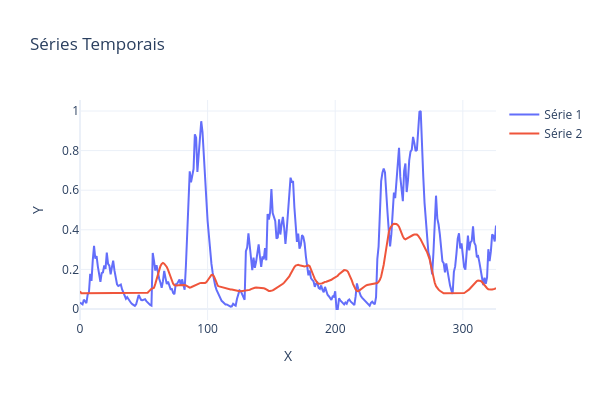

Here is the notebook cell this chart was saved with:
### Code cell
yP = np.array([])
yR = y_val[:].copy()
xR = X_val[:].copy()

yP = model.predict(xR)
PlotSeriesPLY(ySeries=[yR.flatten(),yP.flatten()])

### Figure 1 — Plotly figure (JSON) as saved in the notebook; plotly's stock layout.template omitted (floating-point values rounded to 4 significant figures; data arrays with more than 128 entries replaced by an {"elided": "..."} marker saying what was removed)
{"data": [{"mode": "lines", "name": "Série 1", "type": "scatter", "x": {"elided": "327 int values"}, "xaxis": "x", "y": {"elided": "327 float values"}, "yaxis": "y"}, {"mode": "lines", "name": "Série 2", "type": "scatter", "x": {"elided": "327 int values"}, "xaxis": "x", "y": {"elided": "327 float values"}, "yaxis": "y"}], "layout": {"height": 400, "title": {"text": "Séries Temporais"}, "width": 600, "xaxis": {"anchor": "y", "domain": [0, 1], "title": {"text": "X"}}, "yaxis": {"anchor": "x", "domain": [0, 1], "title": {"text": "Y"}}}}
